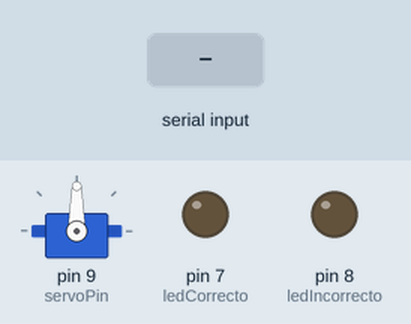
The sketch below on a simulated Arduino Uno, built with avr-gcc and run on an emulated ATmega328P. Shown: servo, output pins drawn as LEDs (lit = HIGH). Inputs (shaded band) come from the test bench. What the sketch prints to the serial monitor is not drawn.

Above: at 1.2 s.
1.3 s: "incorrecto\n" received over Serial
At 2.8 s:
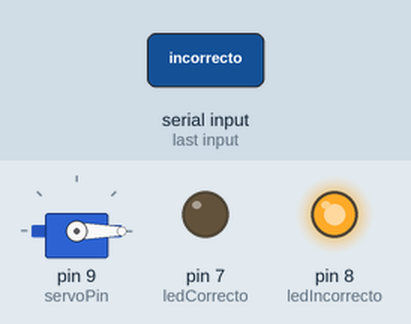
At 4.0 s:
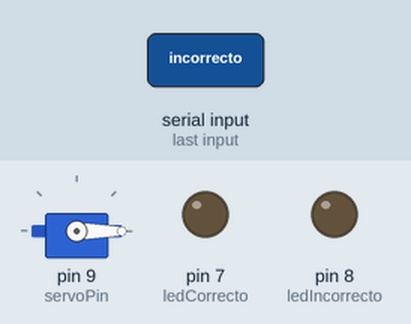
4.3 s: "correcto\n" received over Serial
At 4.7 s:
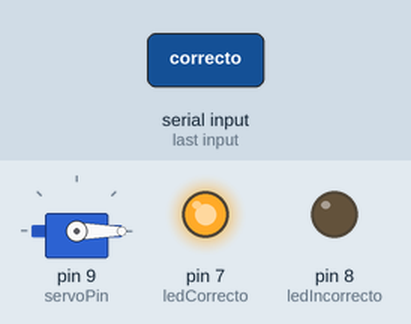
Timing chart, 0 to 7.3 s (numbered marks = the images above; inputs shaded):
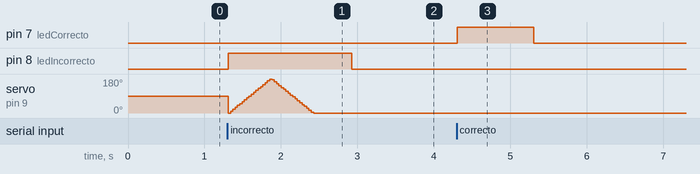

Measured:
- after the input at 1.3 s, pin 8 (ledIncorrecto): LOW → HIGH at once, → LOW 1.6 s later
- after the input at 4.3 s, pin 7 (ledCorrecto): LOW → HIGH at once, → LOW 1.0 s later

The sketch:

Cuestionario.ino
```cpp
#include <Servo.h>

// Pines de LEDs
const int ledCorrecto = 7;
const int ledIncorrecto = 8;

// Servo
Servo miServo;
const int servoPin = 9;

String input = "";

void setup() {
  pinMode(ledCorrecto, OUTPUT);
  pinMode(ledIncorrecto, OUTPUT);
  digitalWrite(ledCorrecto, LOW);
  digitalWrite(ledIncorrecto, LOW);

  miServo.attach(servoPin); // Conectar servo al pin 9
  miServo.write(90);        // Posición inicial (centro)

  Serial.begin(9600);
}

void loop() {
  // Si hay datos en el puerto serie
  while (Serial.available() > 0) {
    char c = Serial.read();

    if (c == '\n') {
      processCommand(input);
      input = ""; // limpiar buffer
    } else {
      input += c;
    }
  }
}

void processCommand(String command) {
  command.trim(); // quitar espacios extra

  if (command == "correcto") {
    digitalWrite(ledCorrecto, HIGH);
    delay(1000);
    digitalWrite(ledCorrecto, LOW);
    Serial.println("✅ LED correcto encendido");
  }
  else if (command == "incorrecto") {
    digitalWrite(ledIncorrecto, HIGH);

    // Mover el servo de 0° a 180° y de vuelta
    for (int pos = 0; pos <= 180; pos += 5) {
      miServo.write(pos);
      delay(15);
    }
    for (int pos = 180; pos >= 0; pos -= 5) {
      miServo.write(pos);
      delay(15);
    }

    delay(500); // pequeña pausa
    digitalWrite(ledIncorrecto, LOW);
    Serial.println("❌ LED incorrecto encendido + Servo movido");
  }
  else {
    Serial.print("Comando desconocido: ");
    Serial.println(command);
  }
}
```
